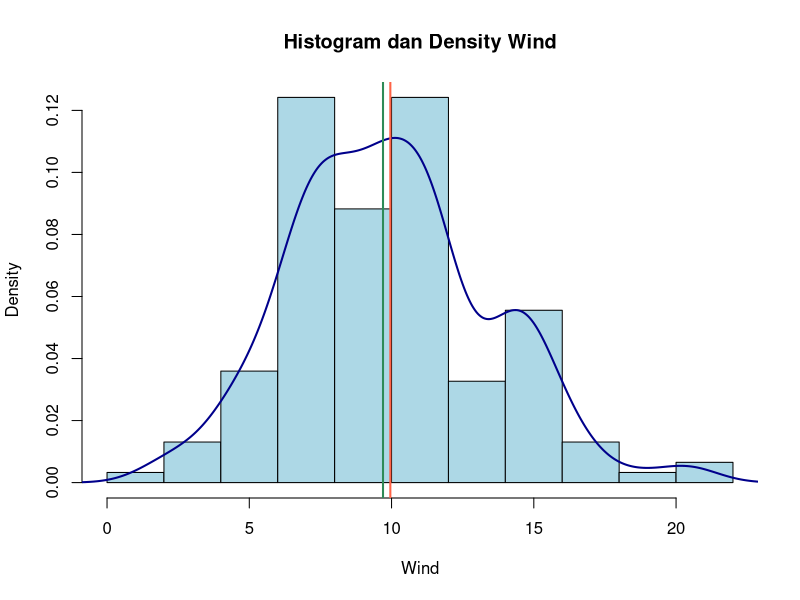
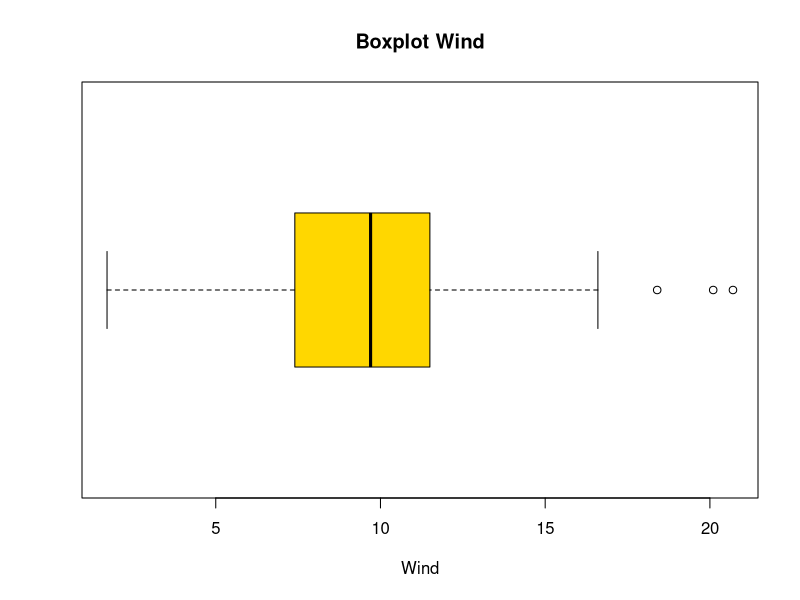
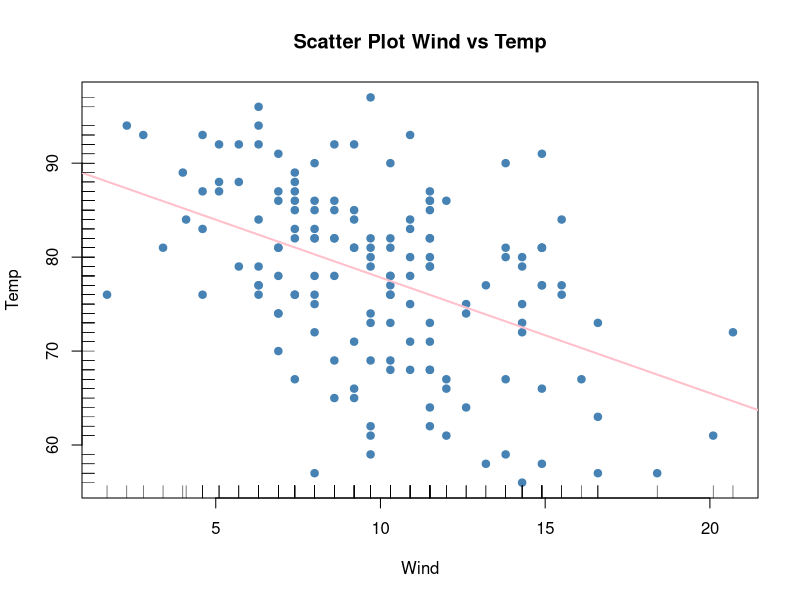

Here is the R script that generated these plots, in order:
# 1. Membuka dan melihat data
data(airquality)
head(airquality)
str(airquality)
# 2. Histogram + Density Curve untuk Wind
hist(airquality$Wind,
     probability = TRUE,
     breaks = 10,
     xlab = "Wind",
     ylab = "Density",
     main = "Histogram dan Density Wind",
     col = "lightblue")

# Tambah garis kepadatan
lines(density(airquality$Wind, na.rm = TRUE),
      col = "darkblue", 
      lwd = 2)

# ada garis mean dan median (berfungsi dasar statistika deskriptif)
abline(v = mean(airquality$Wind, na.rm = TRUE), col = "tomato", lwd = 2)
abline(v = median(airquality$Wind, na.rm = TRUE), col = "seagreen", lwd = 2)


# 3. Boxplot dan Stem-and-leaf untuk Wind
boxplot(airquality$Wind,
        horizontal = TRUE,
        main = "Boxplot Wind",
        xlab = "Wind",
        col = "gold")

# Stem-and-leaf
stem(airquality$Wind)

# 4. Scatter Plot Wind vs Temp
plot(airquality$Wind, airquality$Temp,
     main = "Scatter Plot Wind vs Temp",
     xlab = "Wind",
     ylab = "Temp",
     pch = 19,
     col = "steelblue")

abline(lm(Temp ~ Wind, data = airquality), col = "pink", lwd = 2)

#sama seperti contoh scatterplot 
rug(airquality$Wind)
rug(airquality$Temp, side = 2)
